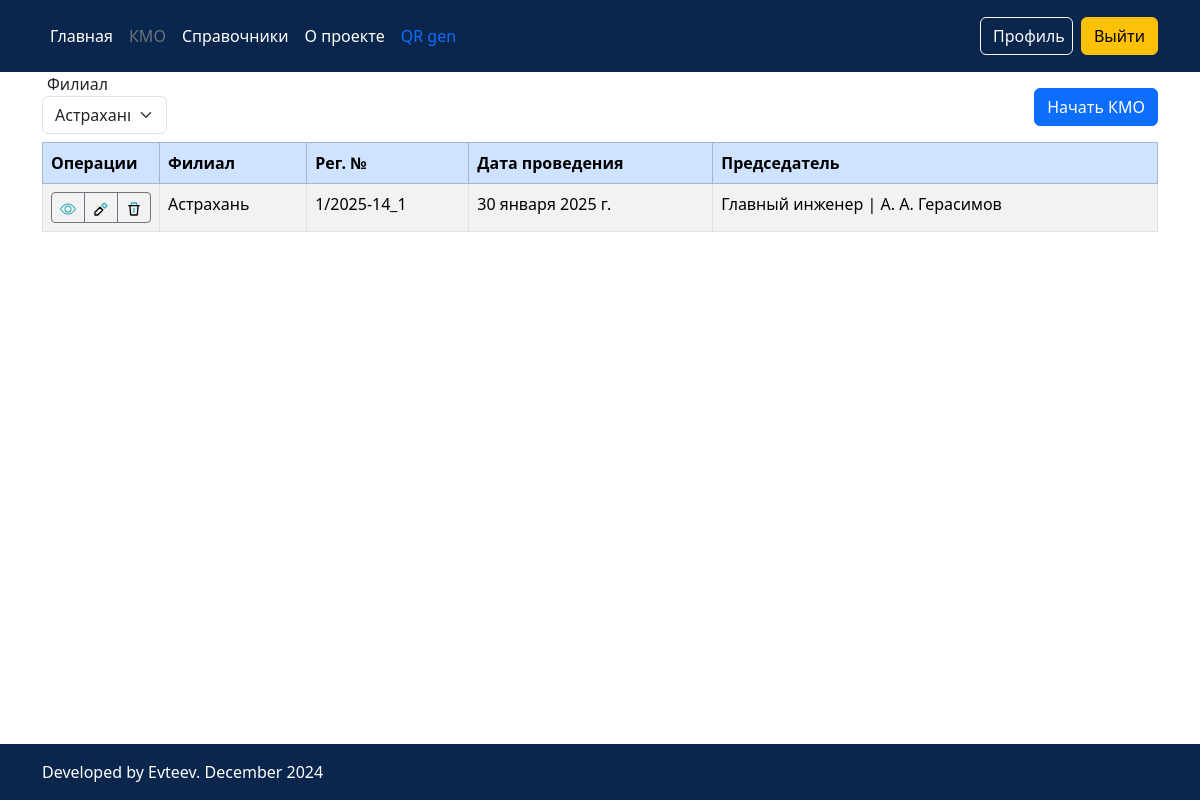
The app's page /kmo (signed in), older data.
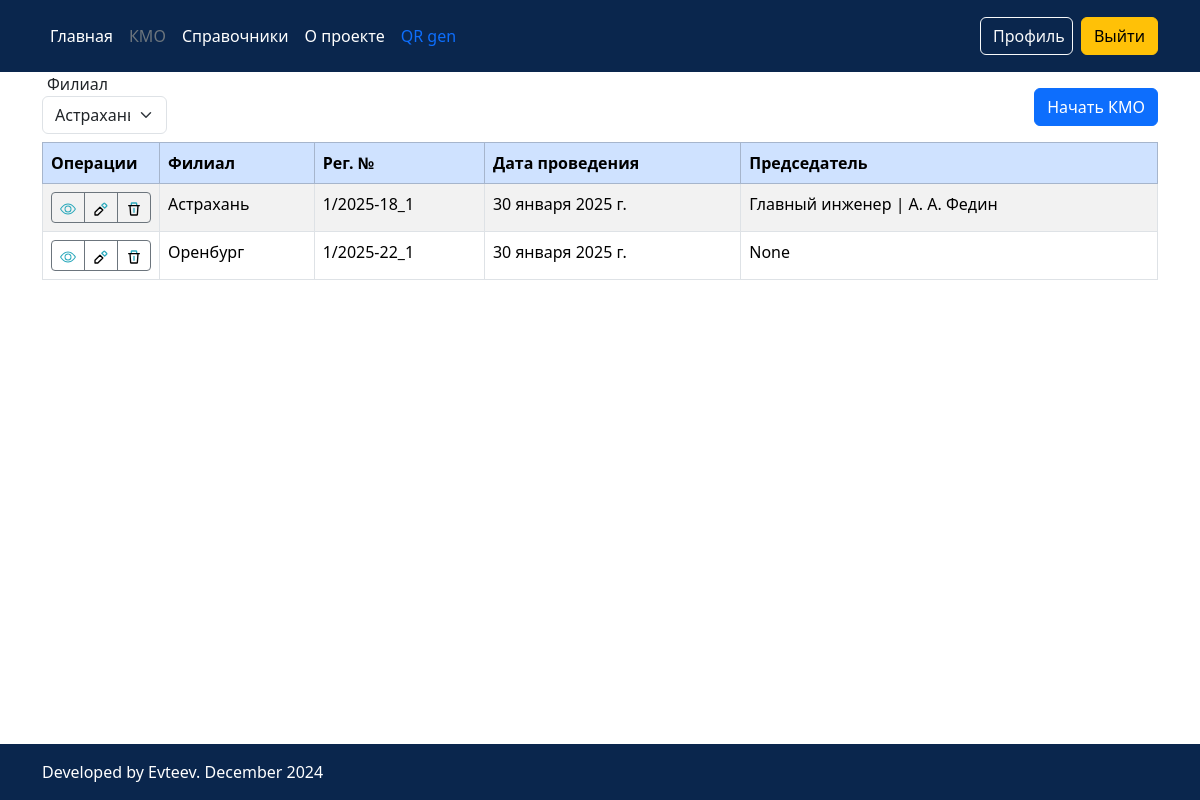
The same page, newer data.
### KMO/models.py (models this page shows, shortened)
class Kmo(models.Model):
    iddepowner = models.ForeignKey(Bs_depowner, on_delete=models.CASCADE, verbose_name='Филиал')
    created_at = models.DateTimeField('Дата создания', auto_now_add=True, editable=False)
    user_creator = models.CharField('Создатель', max_length=50, null=True, blank=True)
    s_update_user = models.CharField('Изменивший', max_length=25, null=True, blank=True)
    updated_at = models.DateTimeField('Дата изменения', auto_now=True, editable=False)
    n_regnumber = models.CharField('Рег. №', max_length=12)
    date_detection = models.DateField('Дата обнаружения')
    idprofile = models.ForeignKey(Profile, on_delete=models.CASCADE, verbose_name='Председатель', null=True)
    approved = models.BooleanField('Утверждён', default=False, null=True, blank=True)
    class Meta:
        verbose_name = 'КМО'
        verbose_name_plural = 'Список КМО'

### BS/models.py (models this page shows)
class Bs_depowner(models.Model):
    s_mnemocode = models.CharField('мнемокод', max_length=10)
    s_name = models.CharField('Филиал', max_length=30)
    s_create_user = models.CharField('Создатель', max_length=25)
    created_at = models.DateTimeField('Дата создания', auto_now_add=True, editable=False)
    s_update_user = models.CharField('Изменивший', max_length=25, null=True, blank=True)
    updated_at = models.DateTimeField('Дата изменения', auto_now=True, editable=False)
    not_used = models.BooleanField('Недействующий', default=False)
    def __str__(self):
        return self.s_name
    class Meta:
        verbose_name = 'Филиал'
        verbose_name_plural = 'Филиалы'

class Bs_position(models.Model):
    s_mnemocode = models.CharField('мнемокод', max_length=10)
    s_name = models.CharField('Должность', max_length=90)
    s_create_user = models.CharField('Создатель', max_length=25)
    created_at = models.DateTimeField('Дата создания', auto_now_add=True, editable=False)
    s_update_user = models.CharField('Изменивший', max_length=25, null=True, blank=True)
    updated_at = models.DateTimeField('Дата изменения', auto_now=True, editable=False)
    not_used = models.BooleanField('Недействующий', default=False)
    def __str__(self):
        return self.s_name
    class Meta:
        verbose_name = 'Должность'
        verbose_name_plural = 'Должности'

### Main/models.py (models this page shows, shortened)
class Profile(models.Model):
    user = models.OneToOneField(User, on_delete=models.CASCADE, verbose_name='Пользователь', null=True, blank=True)
    first_name = models.CharField('Имя', max_length=150, blank=True)
    last_name = models.CharField('Фамилия', max_length=150, blank=True)
    third_name = models.CharField('Отчество', max_length=150, blank=True)
    d_birthday = models.DateField('Дата рождения', null=True, blank=True)
    d_hiring = models.DateField('Дата приёма', null=True, blank=True)
    d_dismissal = models.DateField('Дата увольнения', null=True, blank=True)
    s_create_user = models.CharField('Создатель', max_length=25, null=True, blank=True)
    created_at = models.DateTimeField('Дата создания', auto_now_add=True, editable=False)
    s_update_user = models.CharField('Изменивший', max_length=25, null=True, blank=True)
    updated_at = models.DateTimeField('Дата изменения', auto_now=True, editable=False)
    iddepowner = models.ForeignKey(Bs_depowner, on_delete=models.CASCADE, verbose_name='Филиал', null=True, blank=True)
    iddepartment = models.ForeignKey(Bs_department, on_delete=models.CASCADE, verbose_name='Подразделение', null=True, blank=True)
    idposition = models.ForeignKey(Bs_position, on_delete=models.CASCADE, verbose_name='Должность', null=True, blank=True)
    chairman = models.BooleanField('Является председателем', default=False)
    member_kmo = models.BooleanField('Является членом комиссии', default=False)
    def __str__(self):
        return str(self.idposition) + ' | ' + str(self.get_fio())
    class Meta:
        verbose_name = 'Работник'
        verbose_name_plural = 'Работники'
    def get_fio(self):
        fio = "%s %s %s" % (str(self.first_name)[:1] + '.', str(self.third_name)[:1] + '.', self.last_name)
        return fio.strip()

### Main/views.py (the view)
# urls.py: path('kmo', views.kmo, name='kmo'),
@login_required
def kmo(request):
    bs_deps = Bs_depowner.objects.all()
    list_kmo = Kmo.objects.all()
    error = ''
    if request.method == 'POST':
        check_form_kmo = KMO_check_create(request.POST)
        if check_form_kmo.is_valid():
            validate = check_form_kmo.check_kmo_date_and_dep()
            if validate == 'error_date_dep':
                messages.info(request, 'Создание невозможно! КМО в указанном периоде и филиале уже существует')
                return HttpResponseRedirect('/kmo')
            else:
                check_form_kmo.instance.user_creator = request.user.username
                check_form_kmo.instance.idprofile = Profile.objects.filter(chairman=True, iddepowner=check_form_kmo.instance.iddepowner).first()
                id_dorm = check_form_kmo.save()
            return redirect(f'edit_kmo/{id_dorm.id}')
        else:
            error = 'Форма ошибочна \n' + str(check_form_kmo.errors)
    else:
        current_datetime = datetime.now()
        created_at__year = str(current_datetime.year)
        created_at__month = str(current_datetime.month)
        created_at__hour = str(current_datetime.hour)
        s_dep_first_letter = Profile.objects.filter(user=request.user).values('iddepartment').first()
        kmo = Kmo(n_regnumber=created_at__month + '/' + created_at__year + '-' + created_at__hour + '_' + str(
            s_dep_first_letter['iddepartment'], ),
                  date_detection=current_datetime.date())
        check_form_kmo = KMO_check_create(instance=kmo)
    return render(request, 'KMO/index.html',
                  {'title_view': 'Список КМО!', 'deps': bs_deps, 'all_kmo': list_kmo, 'check_form_kmo': check_form_kmo})

### KMO/forms.py (shortened to what this page needs)
class KMO_check_create(ModelForm):
    class Meta:
        model = Kmo
        fields = ["iddepowner",
                  "user_creator",
                  "n_regnumber",
                  "date_detection",
                  ]
        widgets = {
            "n_regnumber": TextInput(attrs={
                'class': 'form-control',
                'placeholder': 'Введите регистрационный номер',
                'readonly': 'readonly'
            }),
            "user_creator": TextInput(attrs={
                'class': 'form-control',
                'placeholder': 'Укажите создателя',
                'readonly': 'readonly'
            }),
            'date_detection': TextInput(attrs={
                'class': 'form-control', 'placeholder': 'Укажите дату', 'type': 'date'}),
        }
    iddepowner = ModelChoiceField(queryset=Bs_depowner.objects.all(),
                                  widget=Select(attrs={'class': 'form-select', 'placeholder': 'выберите филиал'}))

### KMO/templates/KMO/index.html (shortened to what this page needs)
{% extends 'main/base.html'%}
{% load static %}
{% block li-kmo %}
text-secondary
{% endblock %}
{% block li-home %}
text-white
{% endblock %}
{% block li-bs %}
text-white
{% endblock %}
{% block li-about %}
text-white
{% endblock %}
{% block content %}
<main class="flex-shrink-0">
    <div class="container" style="display: flex; justify-content: space-between;align-items: center;">
      <div >
        <div style="margin-left: 5px">Филиал</div>
        <select class="form-select" aria-label="Пример выбора по умолчанию" style="width: 125px;margin-bottom: 8px;">
          {% if deps %}
            {% for dep in deps %}
              <option value="{{dep.id}}">{{dep.s_name}}</option>
            {% endfor %}
          {% else %}
              <option value="0">Доступных филиалов нет!</option>
          {% endif %}
        </select>
      </div>
        <button type="button" class="btn btn-primary" data-bs-toggle="modal" data-bs-target="#staticBackdrop">
          Начать КМО
        </button>
    </div>
    <div class="container table-responsive">
      <table class="table table-striped table-bordered table-hover">
        <thead class="table-primary">
          <tr>
            <th scope="col" style="width: 117px;">Операции</th>
            <th scope="col" data-filter-control="select" >Филиал</th>
            <th scope="col">Рег. №</th>
            <th scope="col">Дата проведения</th>
            <th scope="col">Председатель</th>
          </tr>
        </thead>
        <tbody>
          {% if all_kmo %}
            {% for kmo in all_kmo %}
              <tr>
                <th scope="row">
                    <div class="btn-group">
                        <a class="btn btn-sm btn-outline-secondary" href="{% url 'view_kmo' kmo.id %}"><img src="{% static 'icons/view_2.svg' %}" style="width: 16px"></a>
                        {% if kmo.approved == 0 %}
                            <a class="btn btn-sm btn-outline-secondary" href="{% url 'edit_kmo' kmo.id  %}"><img src="{% static 'icons/edit.svg' %}" style="width: 16px"></a>
                            <a class="btn btn-sm btn-outline-secondary" href="{% url 'delete' kmo.id  %}"><img src="{% static 'icons/delete.svg' %}" style="width: 16px"></a>
                        {% endif %}
                    </div>
                </th>
                <td>{{kmo.iddepowner}}</td>
                <td>{{kmo.n_regnumber}}</td>
                <td>{{kmo.date_detection}}</td>
                <td>{{kmo.idprofile}}</td>
              </tr>
            {% endfor %}
          {% else %}
              <tr>
                <th scope="row">0</th>
                <td colspan="7">Список КМО пуст!</td>
              </tr>
          {% endif %}
        </tbody>
      </table>
    </div>
  </main>
{% endblock %}

Row changes from the older to the newer data that the page shows:
changed Kmo "Астрахань": n_regnumber "1/2025-14_1" → "1/2025-18_1"; idprofile "Главный инженер | А. А. Герасимов" → "Главный инженер | А. А. Федин"
added Kmo: approved False (drawn), iddepowner "Оренбург", n_regnumber "1/2025-22_1", date_detection "30 января 2025 г.", idprofile "None"
